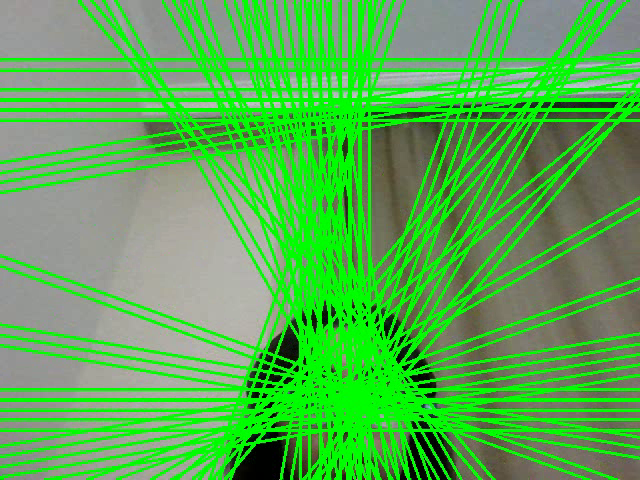
#> input picture frame 2 of Custom Hough Transform Implementation/output/custom_hough_output.mp4, 640 x 480 px, given in place of the camera
$ python HoughTransformVideo.py
#> lines starting #> are read from the running program, lines starting #| are printed output that depends on the picture; after the words box and inside, x2 and y2 are one past the last pixel; in counts of white or black regions, pixels touching at a corner belong together
import cv2
import numpy as np
import math

class HoughTransform:
    def __init__(self, theta_resolution=1, rho_resolution=1):
        self.theta_resolution = theta_resolution
        self.rho_resolution = rho_resolution

    def hough_lines_acc(self, edge_image):
        width, height = edge_image.shape
        rho_max = int(np.sqrt(width**2 + height**2))
        rhos = np.arange(-rho_max, rho_max, self.rho_resolution)
        thetas = np.deg2rad(np.arange(-180, 180, self.theta_resolution))

        H = np.zeros((len(rhos), len(thetas)), dtype=np.uint64)
        edge_points = np.where(edge_image == 255)

        for i in range(len(edge_points[0])):
            y, x = edge_points[0][i], edge_points[1][i]
            for j in range(len(thetas)):
                rho = x * np.cos(thetas[j]) + y * np.sin(thetas[j])
                rho_index = int((rho + rho_max) / self.rho_resolution)
                H[rho_index, j] += 1

        return H, thetas, rhos

    def hough_peaks(self, H, thetas, rhos, threshold, num_peaks):
        peaks = []
        H_copy = H.copy()
        for _ in range(num_peaks):
            max_val = H_copy.max()
            if max_val > threshold:
                rho_index, theta_index = np.where(H_copy == max_val)
                peaks.append((thetas[theta_index[0]], rhos[rho_index[0]]))
                H_copy[rho_index[0], theta_index[0]] = 0
            else:
                break

        return peaks

    def hough_lines_draw(self, img, peaks):
        img_lines = img.copy()
        for peak in peaks:
            theta, rho = peak
            a = np.cos(theta)
            b = np.sin(theta)
            x0 = a * rho
            y0 = b * rho
            x1 = int(x0 + 1000 * (-b))
            y1 = int(y0 + 1000 * (a))
            x2 = int(x0 - 1000 * (-b))
            y2 = int(y0 - 1000 * (a))
            cv2.line(img_lines, (x1, y1), (x2, y2), (0, 255, 0), 2)

        return img_lines


def main():

    print('running... press q to exit')

    hough_transform = HoughTransform(theta_resolution=10, rho_resolution=10)
    cap = cv2.VideoCapture(0)

    width = int(cap.get(cv2.CAP_PROP_FRAME_WIDTH))
    height = int(cap.get(cv2.CAP_PROP_FRAME_HEIGHT))
    fps = int(cap.get(cv2.CAP_PROP_FPS))

    fourcc = cv2.VideoWriter_fourcc(*'mp4v')
    out = cv2.VideoWriter('output/custom_hough_output.mp4', fourcc, fps, (width, height))

    while cap.isOpened():
        ret, frame = cap.read()
#> frame is the input picture: shape (480, 640, 3); mean B, G, R 82.6, 172.3, 88.7
        if not ret:
            break

        gray_frame = cv2.cvtColor(frame, cv2.COLOR_BGR2GRAY)
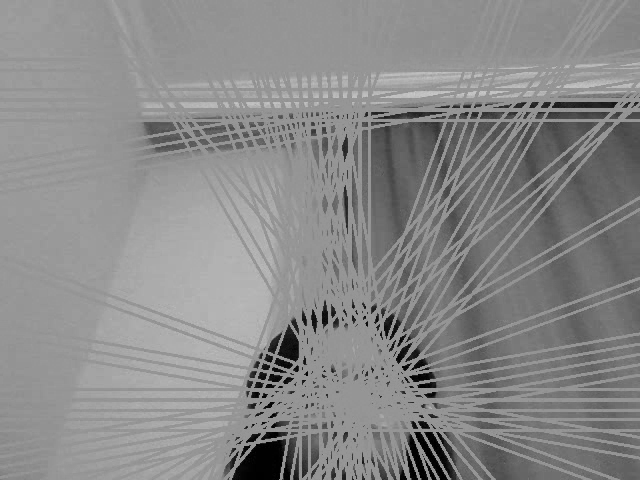
#> gray_frame: shape (480, 640); min 0, max 202, mean 137.1
        edges = cv2.Canny(gray_frame, 50, 200)
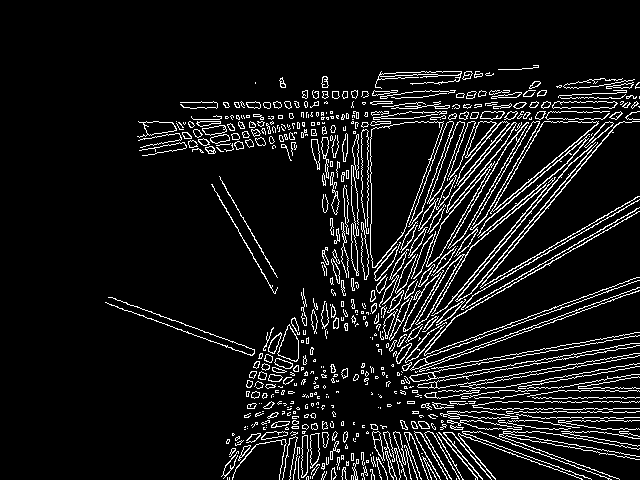
#> edges: shape (480, 640); 8.7% white in thin lines or dots, all inside (x1, y1, x2, y2) = (105, 65, 640, 480)
        H, thetas, rhos = hough_transform.hough_lines_acc(edges)
#> in hough_lines_acc, `edge_points = np.where(edge_image == 255)`: edge_points = 26777 positions, rows 65 to 479, columns 105 to 639
#> the loop in hough_lines_acc, `for i in range(len(edge_points[0])):` made 26777 passes
#> (y, x) on passes 1 to 3: (65, 533), (65, 534), (65, 535)
#> after the loop in hough_lines_acc, `for i in range(len(edge_points[0])):`:
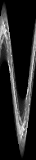
#> H: shape (160, 36) uint64; min 0, max 1211, mean 167.4; drawn with min black and max white
#> thetas = 36 values from -3.14 to 2.97; rhos = 160 values from -800 to 790
        peaks = hough_transform.hough_peaks(H, thetas, rhos, threshold=150, num_peaks=100)
#> the loop in hough_peaks, `for _ in range(num_peaks):` made 100 passes
#> (max_val, rho_index, theta_index) on passes 1 to 12: (1211, [25, 134], [4, 22]), (1211, [134], [22]), (1184, [31, 128], [5, 23]), (1184, [128], [23]), (1098, [35, 124], [5, 23]), (1098, [124], [23]), (1077, [32, 127], [4, 22]), (1077, [127], [22]), (1073, [30, 129], [5, 23]), (1073, [129], [23]), (1072, [33, 67, 126], [4, 9, 22]), (1072, [67, 126], [9, 22])
#> after the loop in hough_peaks, `for _ in range(num_peaks):`:
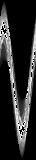
#> H_copy: shape (160, 36) uint64; 1.74% of pixels changed, all inside (x1, y1, x2, y2) = (0, 22, 35, 138); drawn with min black and max white
#> after the loop in hough_peaks, `for _ in range(num_peaks):`: peaks = 100 pairs, first value -3.14 to 2.79, second value -580 to 570
        frame_with_lines = hough_transform.hough_lines_draw(frame, peaks)
#> the loop in hough_lines_draw, `for peak in peaks:` made 100 passes
#> peak on passes 29 to 40: (0.698, 520), (2.79, -270), (-0.349, 260), (-2.79, -540), (0.349, 530), (-2.79, -530), (2.44, -120), (-0.698, 110), (0.349, 520), (-1.57, -120), (1.57, 110), (2.44, -140)
#> (theta, rho, a, b, x0, y0, x1, y1) on passes 1 to 6: (-2.44, -550, -0.766, -0.643, 421.3, 353.5, 1064, -412), (0.698, 540, 0.766, 0.643, 413.7, 347.1, -229, 1113), (-2.27, -490, -0.643, -0.766, 315, 375.4, 1081, -267), (0.873, 480, 0.643, 0.766, 308.5, 367.7, -457, 1010), (-2.27, -450, -0.643, -0.766, 289.3, 344.7, 1055, -298), (0.873, 440, 0.643, 0.766, 282.8, 337.1, -483, 979)
#> after the loop in hough_lines_draw, `for peak in peaks:`:
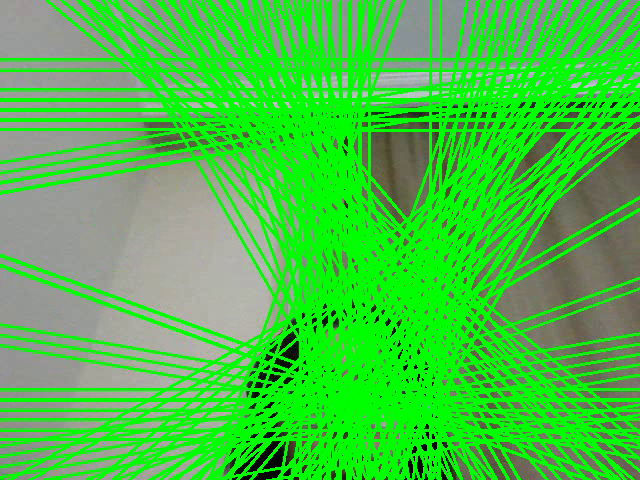
#> img_lines: shape (480, 640, 3); mean B, G, R 66.8, 194.3, 71

        out.write(frame_with_lines)

        cv2.imshow('Live Video with Hough Lines', frame_with_lines)

        if cv2.waitKey(1) & 0xFF == ord('q'):
#> (key q is pressed here)
            break

    cap.release()
    out.release()
    cv2.destroyAllWindows()

    print('ended... video recording saved in output folder')

if __name__ == '__main__':
    main()

$ run again, starting later in the video
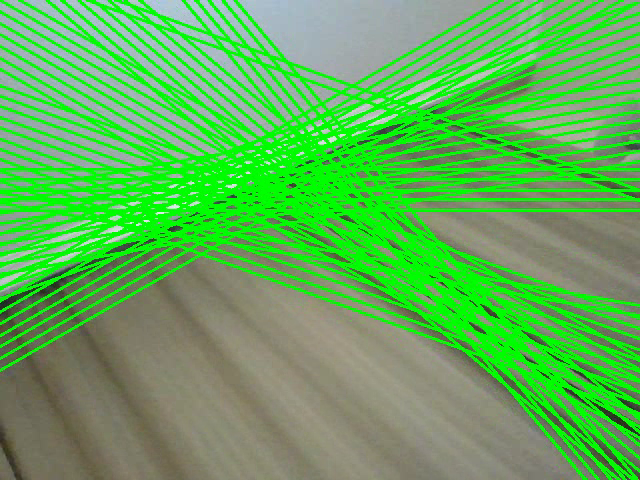
#> input picture frame 12 of Custom Hough Transform Implementation/output/custom_hough_output.mp4, 640 x 480 px, given in place of the camera
#> in main, frame is the input picture: shape (480, 640, 3); mean B, G, R 88.1, 174.8, 95.5
#> in main, `edges = cv2.Canny(gray_frame, 50, 200)`:
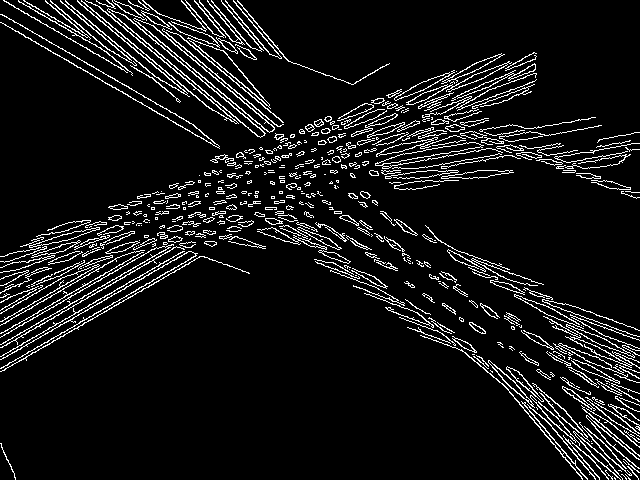
#> edges: shape (480, 640); 8.4% white in thin lines or dots
#> edge_points = 25677 positions, rows 0 to 479, columns 0 to 639
#> the loop in hough_lines_acc, `for i in range(len(edge_points[0])):` made 25677 passes
#> (y, x) on passes 1 to 3: (0, 3), (0, 4), (0, 18)
#> in main, `H, thetas, rhos = hough_transform.hough_lines_acc(edges)`: thetas = 36 values from -3.14 to 2.97; rhos = 160 values from -800 to 790
#> the loop in hough_peaks, `for _ in range(num_peaks):` made 100 passes
#> (max_val, rho_index, theta_index) on passes 1 to 8: (1520, [77, 82], [31, 13]), (1520, [82], [13]), (1432, [78, 81], [30, 12]), (1432, [81], [12]), (1360, [79, 80], [30, 12]), (1360, [80], [12]), (1359, [48, 111], [6, 24]), (1359, [111], [24])
#> after the loop in hough_peaks, `for _ in range(num_peaks):`: peaks = 100 pairs, first value -2.09 to 2.44, second value -330 to 320
#> the loop in hough_lines_draw, `for peak in peaks:` made 100 passes
#> peak on passes 29 to 36: (2.27, -90), (-0.873, 80), (-1.92, -250), (1.22, 240), (-1.4, -60), (1.75, 50), (2.27, -20), (-0.873, 10)
#> after the loop in hough_lines_draw, `for peak in peaks:`:
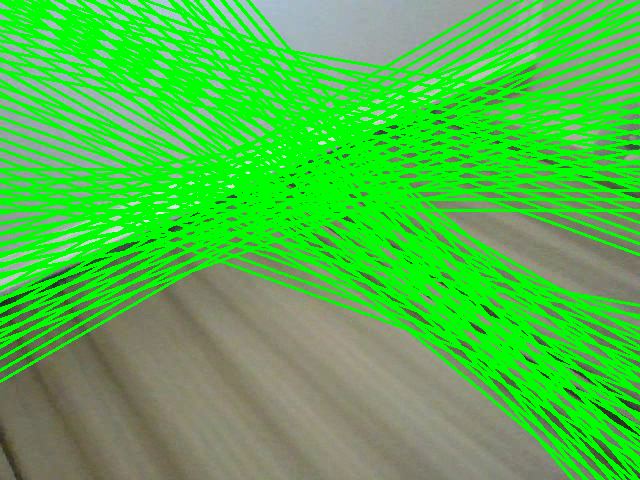
#> img_lines: shape (480, 640, 3); mean B, G, R 70.7, 188.9, 77.7

$ run again, starting later in the video
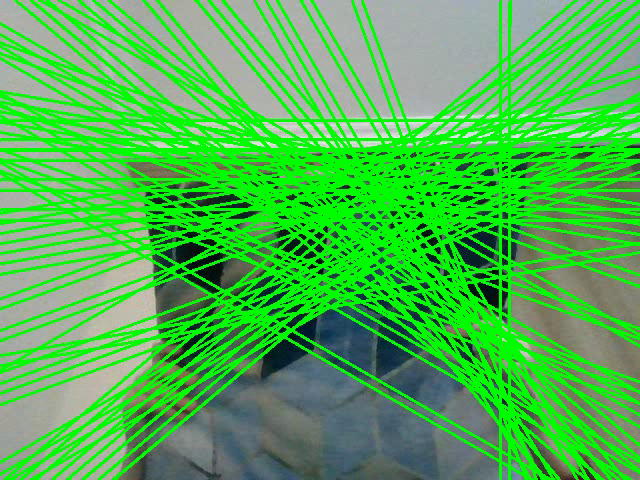
#> input picture frame 21 of Custom Hough Transform Implementation/output/custom_hough_output.mp4, 640 x 480 px, given in place of the camera
#> in main, frame is the input picture: shape (480, 640, 3); mean B, G, R 80.2, 180.5, 78.8
#> in main, `edges = cv2.Canny(gray_frame, 50, 200)`:
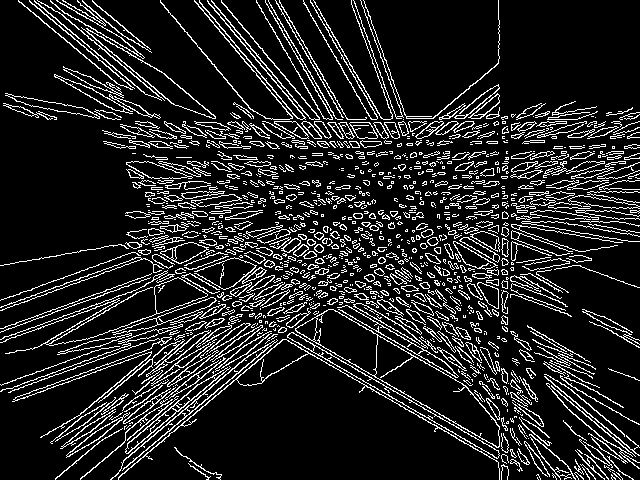
#> edges: shape (480, 640); 13.7% white in thin lines or dots
#> edge_points = 41981 positions, rows 0 to 479, columns 0 to 639
#> the loop in hough_lines_acc, `for i in range(len(edge_points[0])):` made 41981 passes
#> (y, x) on passes 1 to 3: (0, 18), (0, 29), (0, 34)
#> in main, `H, thetas, rhos = hough_transform.hough_lines_acc(edges)`: thetas = 36 values from -3.14 to 2.97; rhos = 160 values from -800 to 790
#> the loop in hough_peaks, `for _ in range(num_peaks):` made 100 passes
#> (max_val, rho_index, theta_index) on passes 1 to 8: (1728, [37, 122], [6, 24]), (1728, [122], [24]), (1656, [77, 82], [31, 13]), (1656, [82], [13]), (1602, [42, 117], [7, 25]), (1602, [117], [25]), (1581, [76, 83], [31, 13]), (1581, [83], [13])
#> after the loop in hough_peaks, `for _ in range(num_peaks):`: peaks = 100 pairs, first value -2.27 to 2.27, second value -460 to 450
#> the loop in hough_lines_draw, `for peak in peaks:` made 100 passes
#> peak on passes 29 to 36: (2.27, -50), (-0.873, 40), (2.27, -10), (-0.873, 0), (-1.92, -430), (1.22, 420), (-1.92, -410), (1.22, 400)
#> after the loop in hough_lines_draw, `for peak in peaks:`:
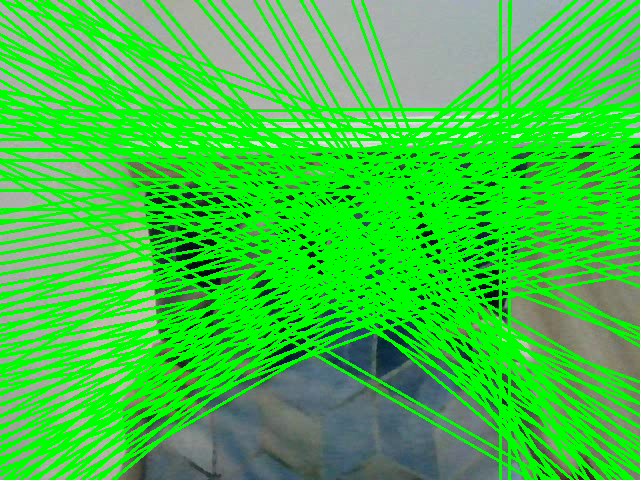
#> img_lines: shape (480, 640, 3); mean B, G, R 64.6, 198, 63.2
